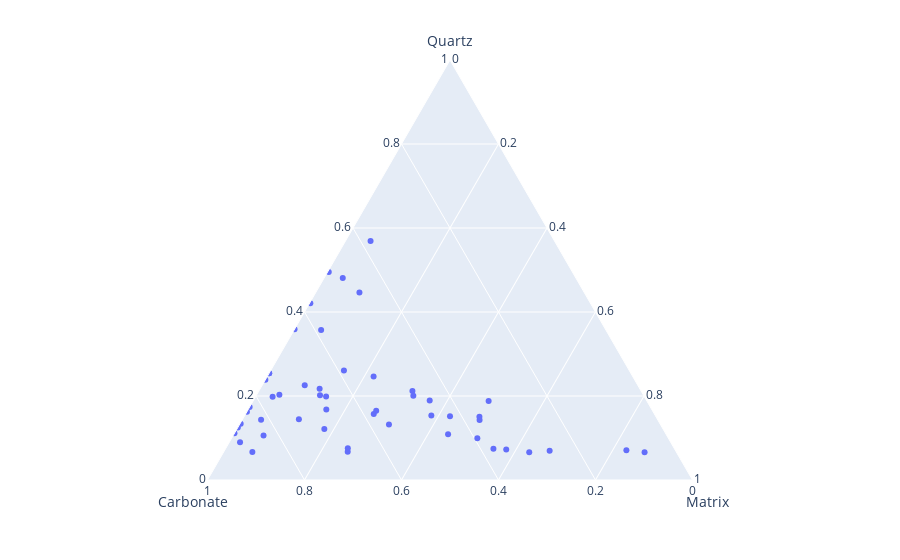

Source (notebook cell):
### Markdown cell above
## UPDATE: Plotly Express

[`plotly_express`](https://www.plotly.express/) came along in June 2019.

    pip install plotly_express
    
Then you can do this...

### Code cell
import plotly_express as px

fig = px.scatter_ternary(df,
                         a="Quartz", b="Carbonate", c="Matrix",
                         )
fig.show()

### Figure 1 — Plotly figure (JSON) as saved in the notebook; plotly's stock layout.template omitted (floating-point values rounded to 4 significant figures)
{"data": [{"a": [11.7, 6.3, 4.7, 7.0, 8.3, 8.7, 5.0, 5.0, 10.0, 10.0, 12.3, 12.5, 4.7, 9.3, 7.7, 9.0, 19.3, 27.7, 7.3, 14.7, 17.3, 10.0, 6.0, 9.7, 11.0, 4.7, 3.7, 5.3, 10.0, 14.7, 3.7, 10.0, 11.7, 9.7, 2.7, 8.7, 4.3, 5.7, 9.7, 12.7, 12.0, 12.3, 8.3, 11.3, 11.0, 28.7, 26.3, 22.0, 19.0, 26.7, 33.0], "b": [34.3, 49.3, 15.0, 49.0, 47.7, 56.3, 25.0, 24.0, 30.0, 28.0, 21.3, 50.0, 6.7, 22.0, 32.7, 19.5, 31.7, 38.0, 29.0, 44.7, 39.0, 57.0, 48.0, 50.0, 52.3, 42.0, 48.7, 52.3, 51.0, 44.7, 17.0, 33.0, 43.3, 25.0, 27.3, 21.0, 4.3, 21.3, 35.7, 28.3, 28.3, 40.7, 34.3, 43.7, 38.0, 28.7, 27.3, 22.3, 55.7, 47.7, 22.0], "c": [0.0, 3.7, 0.0, 0.0, 12.3, 0.1, 37.0, 40.0, 25.0, 28.0, 31.7, 12.0, 55.0, 15.0, 18.0, 8.0, 3.0, 0.1, 37.3, 8.3, 10.0, 2.7, 0.0, 0.0, 0.0, 15.7, 3.3, 1.3, 8.0, 5.7, 35.3, 7.3, 2.7, 33.3, 10.3, 28.0, 56.7, 55.0, 16.3, 19.0, 23.0, 8.0, 33.7, 2.0, 17.7, 2.3, 5.3, 0.1, 0.0, 0.0, 3.0], "hovertemplate": "Quartz=%{a}<br>Carbonate=%{b}<br>Matrix=%{c}<extra></extra>", "legendgroup": "", "marker": {"color": "#636efa", "symbol": "circle"}, "mode": "markers", "name": "", "showlegend": false, "subplot": "ternary", "type": "scatterternary"}], "layout": {"legend": {"tracegroupgap": 0}, "margin": {"t": 60}, "ternary": {"aaxis": {"title": {"text": "Quartz"}}, "baxis": {"title": {"text": "Carbonate"}}, "caxis": {"title": {"text": "Matrix"}}, "domain": {"x": [0, 1], "y": [0, 1]}}}}
